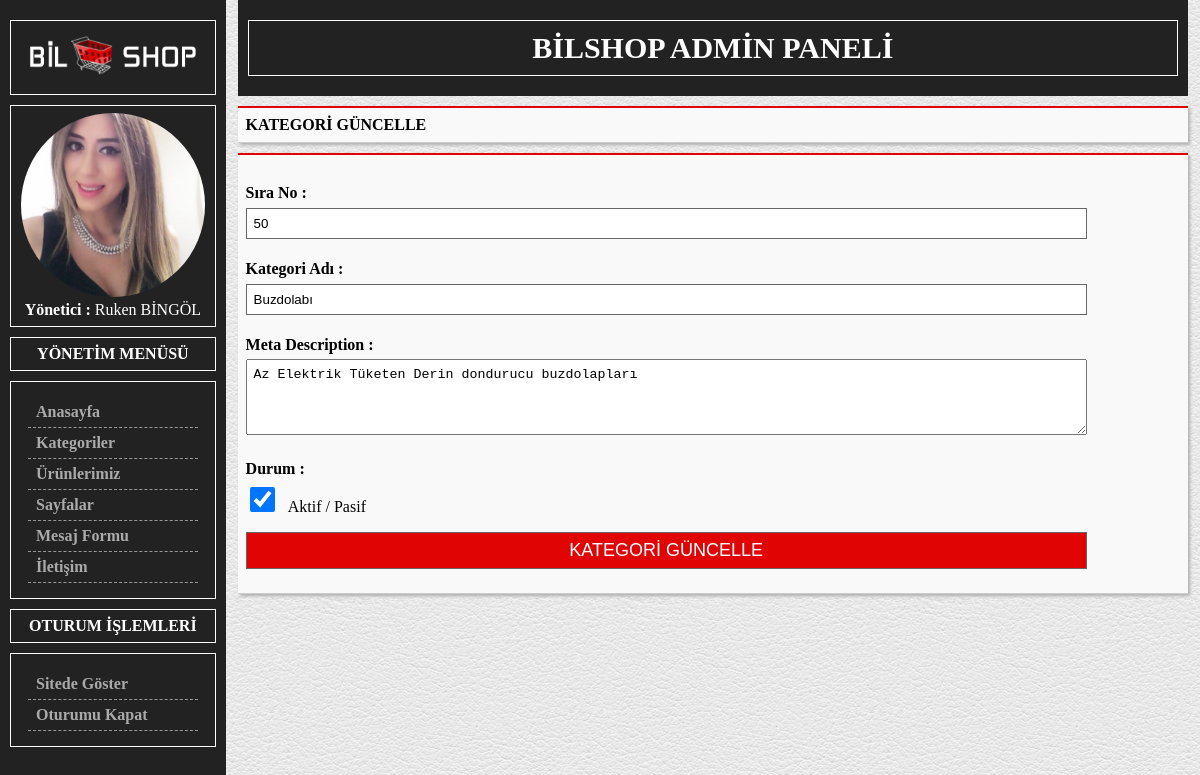
The app's page /bilpanel/kategori-guncelle.php?guncelle_id=4 (signed in) with its own data.
### tables this page shows
CREATE TABLE `kategoriler` (
  `kategori_id` int(7) NOT NULL,
  `sira_no` int(8) NOT NULL,
  `kategori_adi` varchar(70) NOT NULL,
  `kategori_url` varchar(70) NOT NULL,
  `description` varchar(160) NOT NULL,
  `durum` int(1) NOT NULL
);

### bilpanel/kategori-guncelle.php (the view, shortened to what this page needs)
<?php
include_once("inc-panel/yonetici-oturum.php");
?>
<!doctype html>
<html>
<head>
<?php include_once ("inc-panel/aside.php"); ?>
        <div id="page_title">
            <h1> KATEGORİ GÜNCELLE </h1>
        </div>
        <div id="page_content">
            <?php
            $bilgiler = $veritabani -> prepare ("select * from kategoriler where kategori_id=:kategori_id");
            $bilgiler -> execute ( array("kategori_id"=>$_GET['guncelle_id']) );
            $dizi   = $bilgiler -> fetch(PDO::FETCH_ASSOC);
            $sira_no        = $dizi['sira_no'];
            $kategori_adi   = $dizi['kategori_adi'];
            $description    = $dizi['description'];
            $durum          = $dizi['durum'];
            ?>
            <form action="" method="post" class="form">
                <p>
                    <strong>Sıra No :</strong> <br>
                    <input type="number" name="sira_no" maxlength="8" placeholder="Sıra No" required value="<?php echo $sira_no; ?>">
                </p>
                <p>
                    <strong>Kategori Adı :</strong> <br>
                    <input type="text" name="kategori_adi" maxlength="70" placeholder="Kategori Adı" required value="<?php echo $kategori_adi; ?>">
                </p>
                <p>
                    <strong>Meta Description :</strong> <br>
                    <textarea name="description" rows="4" required placeholder="Meta Description"><?php echo $description; ?></textarea>
                </p>
                <p>
                    <strong>Durum :</strong> <br>
                    <input type="checkbox" name="durum" value="1" <?php if ($durum == 1) { echo "checked"; } ?> > Aktif / Pasif
                </p>
                <p>
                    <input type="submit" value="KATEGORİ GÜNCELLE" name="btn_guncelle">
                </p>
            </form>
        </div>
    </div>
</div>
</body>
</html>

### bilpanel/css-panel/stiller.css (style rules this page uses)
* { box-sizing: border-box; }
html, body { height: 100%; }
body { font-family:Verdana; font-size:16px; color:#000; margin:0; background-image:url(../resimler/sablon-resimleri/body-bg.png); }
h1,h2,h3,h4,h5,h6 { font-size:16px; margin:0; }
#page_title, #page_content { background-color:#f9f9f9; border-bottom:solid 1px #CCC; border-top:solid 2px #e10404; box-shadow:2px 2px 3px #B1AFAF; padding:8px; margin:10px 0; }
input { padding: 10px; border: 1px solid #666; }
.form input, .form textarea, .form select { width: 90%; padding: 7px; }
.form strong { line-height: 1.8; }
.form input[type="checkbox"] { width: 25px; height: 25px; margin-right: 10px; }
.form input[type="submit"] { color: #FFF; background-color: #e10404; font-size: 18px; }

### records on screen
kategoriler: sira_no "50", kategori_adi "Buzdolabı", description "Az Elektrik Tüketen Derin dondurucu buzdolapları", durum "☑"

### other values on screen
$_SESSION['admin'] "Ruken BİNGÖL"
